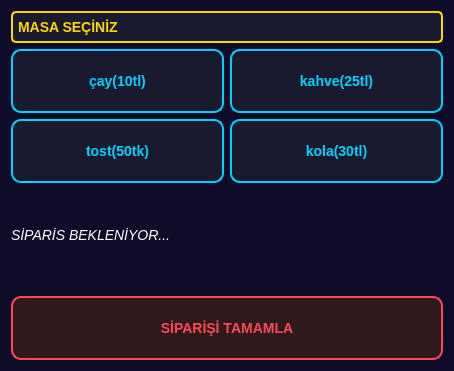
<?xml version="1.0" encoding="UTF-8"?>
<ui version="4.0">
 <class>Dialog</class>
 <widget class="QDialog" name="Dialog">
  <property name="geometry">
   <rect>
    <x>0</x>
    <y>0</y>
    <width>454</width>
    <height>371</height>
   </rect>
  </property>
  <property name="windowTitle">
   <string>SİPARİŞ MENÜSÜ</string>
  </property>
  <property name="styleSheet">
   <string notr="true">/* Ana Pencere */
QDialog {
    background-color: #0f0c29; /* Koyu Mor/Siyah */
}

/* Masa Seçim Kutusu (ComboBox) - ZOR KISIMDIR, BUNU KULLAN */
QComboBox {
    background-color: #1a1a2e;
    color: #ffd700; /* Altın Sarısı Yazı */
    border: 2px solid #ffd700;
    border-radius: 5px;
    padding: 5px;
    font-size: 14px;
    font-weight: bold;
}
QComboBox::drop-down {
    border: none; /* Ok işaretinin kenarlığı olmasın */
}
QComboBox QAbstractItemView {
    background-color: #1a1a2e; /* Açılan listenin rengi */
    color: #ffd700;
    selection-background-color: #ffd700;
    selection-color: black;
}

/* Ürün Butonları (Çay, Kahve vs.) */
QPushButton {
    background-color: #1a1a2e;
    color: #00d2ff; /* Neon Mavi */
    border: 2px solid #00d2ff;
    border-radius: 10px;
    font-weight: bold;
    font-size: 14px;
    padding: 10px;
    min-height: 40px; /* Butonlar dolgun olsun */
}
QPushButton:hover {
    background-color: #00d2ff;
    color: black;
}

/* Alt Bilgi Yazısı (Sipariş Bekleniyor...) */
QLabel {
    color: #ffffff;
    font-size: 14px;
    font-style: italic;
    qproperty-alignment: AlignCenter;
}

/* --- YENİ KAPAT BUTONU (Kırmızı/Turuncu) --- */
QPushButton#btn_kapat {
    background-color: #2e1a1a;
    color: #ff4757; /* Kırmızımsı */
    border: 2px solid #ff4757;
    margin-top: 10px; /* Üsttekilere yapışmasın */
}
QPushButton#btn_kapat:hover {
    background-color: #ff4757;
    color: white;
}</string>
  </property>
  <layout class="QGridLayout" name="gridLayout_2">
   <item row="0" column="0">
    <layout class="QVBoxLayout" name="verticalLayout">
     <item>
      <widget class="QComboBox" name="cmb_masalar">
       <item>
        <property name="text">
         <string>MASA SEÇİNİZ</string>
        </property>
       </item>
      </widget>
     </item>
     <item>
      <layout class="QGridLayout" name="gridLayout">
       <item row="0" column="0">
        <widget class="QPushButton" name="btn_cay">
         <property name="text">
          <string>çay(10tl)</string>
         </property>
        </widget>
       </item>
       <item row="0" column="1">
        <widget class="QPushButton" name="btn_kahve">
         <property name="text">
          <string>kahve(25tl)</string>
         </property>
        </widget>
       </item>
       <item row="1" column="0">
        <widget class="QPushButton" name="btn_tost">
         <property name="text">
          <string>tost(50tk)</string>
         </property>
        </widget>
       </item>
       <item row="1" column="1">
        <widget class="QPushButton" name="btn_kola">
         <property name="text">
          <string>kola(30tl)</string>
         </property>
        </widget>
       </item>
      </layout>
     </item>
     <item>
      <widget class="QLabel" name="lbl_sonuc">
       <property name="text">
        <string>SİPARİS BEKLENİYOR...</string>
       </property>
      </widget>
     </item>
     <item>
      <widget class="QPushButton" name="btn_kapat">
       <property name="text">
        <string>SİPARİŞİ TAMAMLA</string>
       </property>
      </widget>
     </item>
    </layout>
   </item>
  </layout>
 </widget>
 <resources/>
 <connections/>
</ui>
